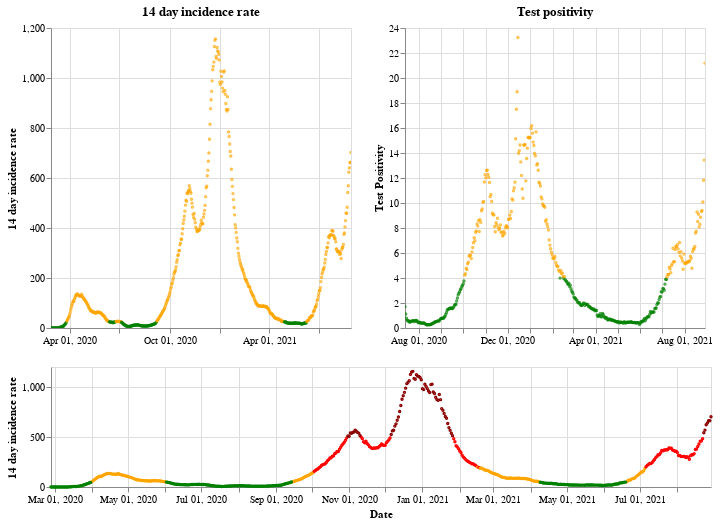

The notebook cell saved with this chart:
### Markdown cell above
## Wales

### Code cell
plot_traffic_light('Wales')

### Figure 1 — Vega-Lite specification as saved in the notebook (floating-point values rounded to 4 significant figures; data arrays with more than 128 entries replaced by an {"elided": "..."} marker saying what was removed)
{"config": {"view": {"continuousWidth": 400, "continuousHeight": 300}}, "vconcat": [{"hconcat": [{"mark": {"type": "point", "size": 2}, "encoding": {"color": {"condition": {"value": "green", "test": "(datum.twoWeeklyCasesRate <= 25)"}, "value": "orange"}, "tooltip": [{"type": "nominal", "field": "areaName"}, {"type": "temporal", "field": "date"}, {"type": "quantitative", "field": "twoWeeklyCasesRate"}, {"type": "quantitative", "field": "testPositivity"}], "x": {"type": "temporal", "axis": {"title": ""}, "field": "date", "scale": {"domain": {"selection": "DateBrush"}}, "timeUnit": "yearmonthdate"}, "y": {"type": "quantitative", "axis": {"title": "14 day incidence rate"}, "field": "twoWeeklyCasesRate"}}, "title": "14 day incidence rate", "width": 300}, {"mark": {"type": "point", "size": 2}, "encoding": {"color": {"condition": {"value": "green", "test": "(datum.testPositivity <= 4)"}, "value": "orange"}, "tooltip": [{"type": "nominal", "field": "areaName"}, {"type": "temporal", "field": "date"}, {"type": "quantitative", "field": "twoWeeklyCasesRate"}, {"type": "quantitative", "field": "testPositivity"}], "x": {"type": "temporal", "axis": {"title": ""}, "field": "date", "scale": {"domain": {"selection": "DateBrush"}}, "timeUnit": "yearmonthdate"}, "y": {"type": "quantitative", "axis": {"title": "Test Positivity"}, "field": "testPositivity"}}, "title": "Test positivity", "width": 300}]}, {"layer": [{"mark": {"type": "point", "size": 2}, "encoding": {"color": {"condition": {"value": "orange", "test": "(((datum.testPositivity < 4) && (datum.twoWeeklyCasesRate >= 50)) && (datum.twoWeeklyCasesRate < 200))"}, "value": "red"}, "opacity": {"condition": {"value": 1, "test": "((datum.twoWeeklyCasesRate >= 50) && (datum.twoWeeklyCasesRate < 500))"}, "value": 0}, "tooltip": [{"type": "nominal", "field": "areaName"}, {"type": "temporal", "field": "date"}, {"type": "quantitative", "field": "twoWeeklyCasesRate"}, {"type": "quantitative", "field": "testPositivity"}], "x": {"type": "temporal", "axis": {"title": "Date"}, "field": "date", "timeUnit": "yearmonthdate"}, "y": {"type": "quantitative", "axis": {"title": "14 day incidence rate"}, "field": "twoWeeklyCasesRate"}}, "selection": {"DateBrush": {"type": "interval", "encodings": ["x"], "fields": ["Time"]}}}, {"mark": {"type": "point", "size": 2}, "encoding": {"color": {"value": "darkred"}, "opacity": {"condition": {"value": 1, "test": "(datum.twoWeeklyCasesRate >= 500)"}, "value": 0}, "tooltip": [{"type": "nominal", "field": "areaName"}, {"type": "temporal", "field": "date"}, {"type": "quantitative", "field": "twoWeeklyCasesRate"}, {"type": "quantitative", "field": "testPositivity"}], "x": {"type": "temporal", "axis": {"title": "Date"}, "field": "date", "timeUnit": "yearmonthdate"}, "y": {"type": "quantitative", "axis": {"title": "14 day incidence rate"}, "field": "twoWeeklyCasesRate"}}}, {"mark": {"type": "point", "size": 2}, "encoding": {"color": {"condition": {"value": "green", "test": "((datum.testPositivity < 4) && (datum.twoWeeklyCasesRate < 50))"}, "value": "orange"}, "opacity": {"condition": {"value": 1, "test": "(datum.twoWeeklyCasesRate < 50)"}, "value": 0}, "tooltip": [{"type": "nominal", "field": "areaName"}, {"type": "temporal", "field": "date"}, {"type": "quantitative", "field": "twoWeeklyCasesRate"}, {"type": "quantitative", "field": "testPositivity"}], "x": {"type": "temporal", "axis": {"title": "Date"}, "field": "date", "timeUnit": "yearmonthdate"}, "y": {"type": "quantitative", "axis": {"title": "14 day incidence rate"}, "field": "twoWeeklyCasesRate"}}}], "height": 120, "width": 660}], "data": {"name": "data-31bcc25341256a796eaf0948f0c0dc42"}, "$schema": "https://vega.github.io/schema/vega-lite/v4.8.1.json", "datasets": {"data-31bcc25341256a796eaf0948f0c0dc42": {"elided": "550 records"}}}
